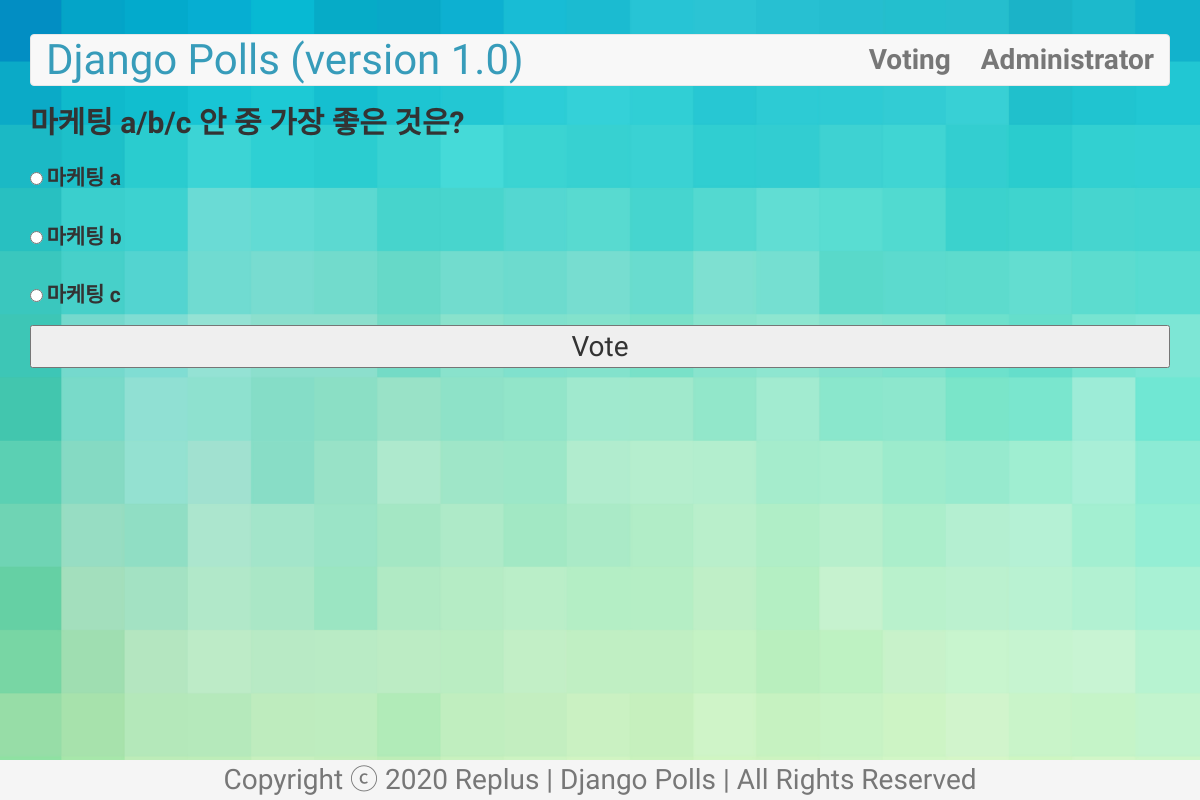
Page /polls/3/ on the committed database.
### polls/models.py (models this page shows, shortened)
class Question(models.Model): # DB Table for 설문조사 주제
    question_text = models.CharField(max_length=200) # 설문조사 주제 텍스트
    pub_date = models.DateTimeField('date published') # ‘date published’ : 관리자 페이지에서 보여질 항목명
    def was_published_recently(self):
        now = timezone.now()
        return now >= self.pub_date >= now - datetime.timedelta(days=1)
    was_published_recently.boolean = True
    was_published_recently.admin_order_field = 'pub_date'
    was_published_recently.short_description = 'Published recently?'

class Choice(models.Model):
    question = models.ForeignKey(Question, on_delete=models.CASCADE) # 설문조사 주제의 id 값
    choice_text = models.CharField(max_length=200) # 설문조사 주제에 대한 선택지 텍스트
    votes = models.IntegerField(default=0) # 해당 선택지의 득표 수

### polls/views.py (the view)
# urls.py: path('<int:question_id>/', views.detail, name='detail'),
def detail(request, question_id):
    q = get_object_or_404(Question, pk=question_id)
    return render(request, 'polls/detail.html', {'question': q})

### polls/templates/polls/detail.html (shortened to what this page needs)
{% extends 'polls/base.html' %}
{% block content %}
<h2>{{ question.question_text}}</h2>
<form action="{% url 'polls:vote' question.id %}" method="post">
    {% for choice in question.choice_set.all %}
      <input type="radio" name="choice_select" id="choice{{ forloop.counter }}" value="{{ choice.id }}">
      <label for="choice{{ forloop.counter }}">{{ choice.choice_text }}</label>
      <br>
    {% endfor %}
    <input type="submit" value="Vote">
</form>
{% endblock %}

### polls/static/polls/style.css (style rules this page uses)
body { background-image: url("images/main_bg.jpg"); background-size: cover; font-family: 'Do Hyeon', "Noto Sans KR", "Titillium Web", "Helvetica", sans-serif; }
h2, li { font-weight: 600; }
label { font-weight: 600; font-size:1.5em; }
input[type=radio] { margin-top: 2%; margin-bottom: 2%; }
input[type=submit] { padding: 0.5% !important; font-size: 2em !important; line-height: 1em; width: 100%; }

### rows in the picture
Question: question_text "마케팅 a/b/c 안 중 가장 좋은 것은?"
Choice: choice_text "마케팅 a"
Choice: choice_text "마케팅 b"
Choice: choice_text "마케팅 c"
